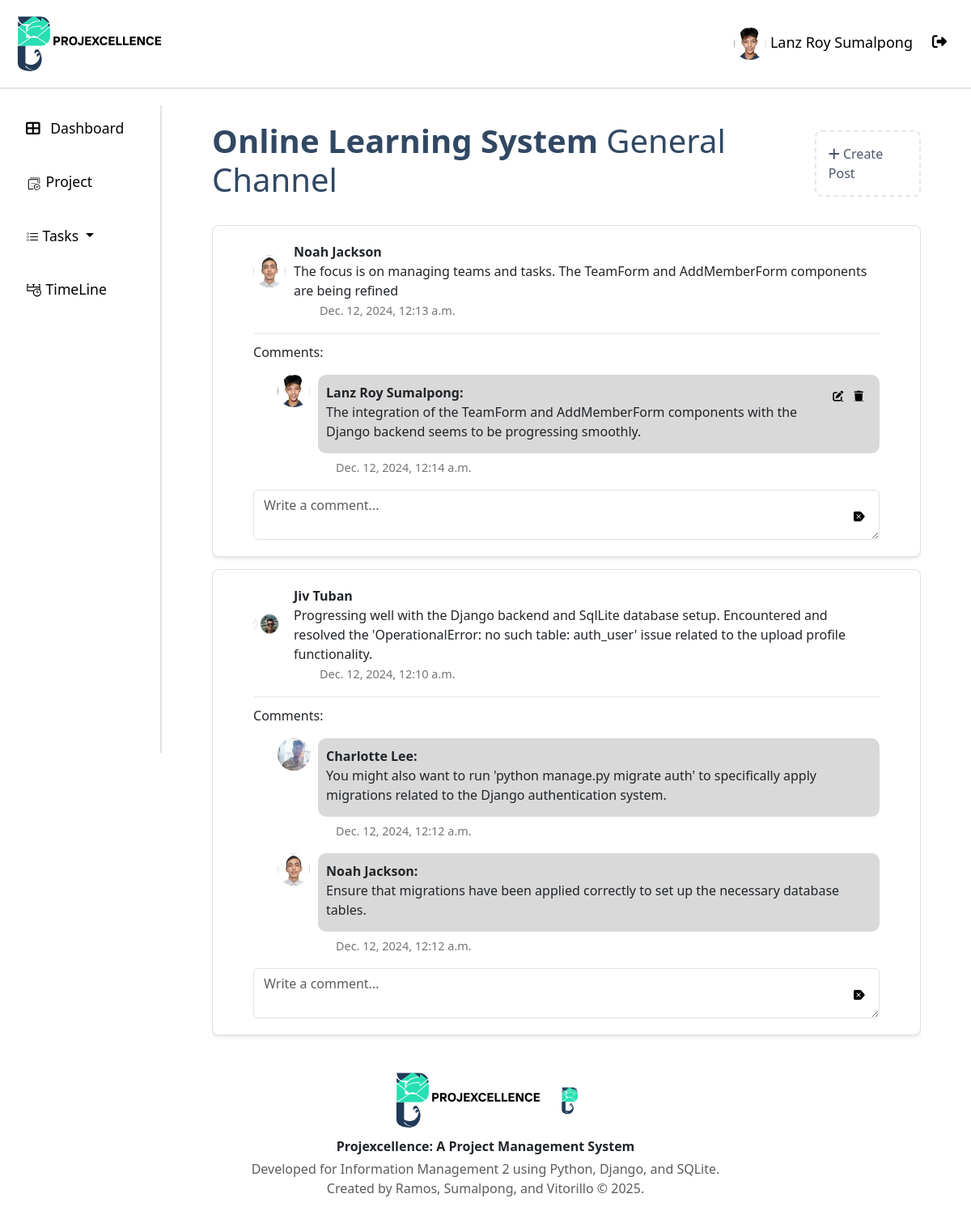
Screenshot of /blogpost/4 (signed in) with the database file from the repository.
### api/models.py (models this page shows, shortened)
class User(AbstractUser):
    username = None  # Remove the username field entirely
    email = models.EmailField(_("email address"), unique=True)
    phone_regex = RegexValidator(
        regex=r"^\+?1?\d{9,15}$",
        message="Phone number must be entered in the format: '+999999999'. Up to 15 digits allowed.",
    )
    isLogout = models.BooleanField(default=True)
    logoutTime = models.DateTimeField(default=timezone.now)
    phone_number = models.CharField(validators=[phone_regex], max_length=17, blank=True)
    profile_path = models.ImageField(null=True, blank=True,upload_to='profile/' )
    groups = models.ManyToManyField(
        "auth.Group",
        verbose_name=_("groups"),
        blank=True,
        related_name="custom_user_set",
        related_query_name="custom_user",
    )
    user_permissions = models.ManyToManyField(
        "auth.Permission",
        verbose_name=_("user permissions"),
        blank=True,
        related_name="custom_user_set",
        related_query_name="custom_user",
    )
    objects = UserManager()
    USERNAME_FIELD = "email"
    REQUIRED_FIELDS = ["first_name", "last_name", "password"]

class Project(models.Model):
    project_name = models.CharField(max_length=50)
    description = models.TextField()
    created_by = models.ForeignKey(User, on_delete=models.CASCADE)
    date_created = models.DateTimeField(auto_now_add=True)

class BlogPost(models.Model):
    posted_by = models.ForeignKey(User, on_delete=models.CASCADE)
    time_posted = models.DateTimeField(auto_now_add=True)
    project = models.ForeignKey(Project, on_delete=models.CASCADE)
    message = models.TextField()

class Comments(models.Model):
    user = models.ForeignKey(User, on_delete=models.CASCADE)
    blog = models.ForeignKey(BlogPost, on_delete=models.CASCADE)
    time_posted = models.DateTimeField(auto_now_add=True)
    project = models.ForeignKey('Project', on_delete=models.CASCADE)
    text_comment = models.TextField()

### api/Views/views.py (the view, shortened to what this page needs)
# urls.py: path("blogpost/<int:project_id>",views.blog_list,name="blog_post"),
@login_required
def blog_list(request, project_id):
    add_blog_form = AddBlogForm()
    project = get_object_or_404(Project, id=project_id)
    blogs = BlogPost.objects.filter(project = project).order_by("-time_posted")
    context = {
        "add_blog_form": AddBlogForm(),
        "project": project,
        "blogs":blogs,
    }
    return render(request, "BlogPost.html", context)

### api/forms.py
class AddBlogForm(forms.ModelForm):
    class Meta:
        model = BlogPost
        fields = ['message']

### api/templates/BlogPost.html (shortened to what this page needs)
{% extends "base.html" %}
{% load crispy_forms_tags %}
{% load custom_filters %}
{% load static %}
{% block content %}
<div class="page-container">
    <div class="d-flex justify-content-between align-items-center mb-4">
        <h1>{{project.project_name|capfirst}} <span style="font-weight: 200;">General Channel</span></h1>
        <div class="add-task" data-bs-toggle="modal" data-bs-target="#addBlogModal">
           <a> <i class="fas fa-plus mr-2"></i> Create Post</a>
        </div>
    </div>
    <div id="blogs-list">
        {% for blog in blogs %}
        <div class="blog-item " >
            <div class="blog-content">
                    <div class="creator">
                        <div class="creator-container">
                            <span class="creator-info">
                                {%if blog.posted_by.profile_path.url != null %}
                                    <img class="avatar" src="{{ blog.posted_by.profile_path.url }}" alt="avatar" width="40px" height="40px" style="border-radius: 50%; font-weight: 600;">
                                {%else%}
                                    <img class="avatar" src="{% static 'res/logoPlaceHolder.png' %}" alt="avatar-profile">
                                {%endif%}
                            </span>
                            <div class="comment-text">
                                <strong>{{ blog.posted_by.first_name|capfirst }} {{ blog.posted_by.last_name|capfirst }}</strong>
                                <div>
                                    {{ blog.message }}
                                </div>
                            </div>
                        </div>
                        <ul>
                            <span class="time-posted">{{ blog.time_posted }}</span>
                        </ul>
                    </div>
                    <hr style="border: 1px solid rgb(200, 200, 200); margin: 10px 0;">
                        <p>Comments:</p>
                        <div class="comments-section">
                            {% for comment in blog.comments_set.all %}
                                <div class="comment-container">
                                    <span>
                                        {% if comment.user.profile_path and comment.user.profile_path.url %}
                                        <img class="avatar" src="{{ comment.user.profile_path.url }}" >
                                        {% else %}
                                            <img class="avatar" src="{% static '/res/logoPlaceHolder.png' %}">
                                        {% endif %}
                                    </span>
                                    <div class="comment-text">
                                        <strong>{{ comment.user.first_name|capfirst }} {{ comment.user.last_name|capfirst }}:</strong>
                                        {% if comment.user == request.user %}
                                            <span style="float: right; margin-right: 10px;">
                                                <a class="fas fa-edit text-black"
                                                data-bs-toggle="modal"
                                                data-bs-target="#editCommentModal"
                                                data-comment-id="{{ comment.id }}"
                                                style="padding: 10px;"></a>
                                                <a class="fas fa-trash text-black"
                                                data-bs-toggle="modal"
                                                data-bs-target="#deleteCommentModal"
                                                data-comment-id="{{ comment.id }}">
                                                </a>
                                            </span>
                                        {% endif %}
                                        <div>
                                            {{ comment.text_comment }}
                                        </div>
                                    </div>
                                </div>
                                <ul>
                                    <span class="time-posted">{{ comment.time_posted }}</span>
                                </ul>
                            {% empty %}
                                <p>No comments yet. Be the first to comment!</p>
                            {% endfor %}
                        </div>
                    <div style="border: top 3px;">
                        <form method="post" action="{% url 'blog_post' project.id %}">
                            <div class="form-group" style="position: relative; width: 100%;">
                                <textarea
                                    name="text_comment"
                                    class="form-control"
                                    rows="2"
                                    placeholder="Write a comment..."
                                    required
                                    style="padding-right: 50px;"
                                ></textarea>
                                <button
                                    type="submit"
                                    class="btn btn-sm btn-primary btn-icon">
                                    <i class="bi bi-backspace-reverse-fill" style="color: rgb(0, 0, 0);"></i>
                                </button>
                        </form>
                    </div>
            </div>
        </div>
        {% endfor %}
        </div>
    </div>
{% endblock %}

### api/templates/base.html (shortened to what this page needs)
{% load static %}
<!DOCTYPE html>
<html lang="en">
  <head>
    <link
      href="https://cdn.jsdelivr.net/npm/bootstrap@5.3.0/dist/css/bootstrap.min.css"
      rel="stylesheet"
    />
    <link href="https://cdn.jsdelivr.net/npm/bootstrap-icons/font/bootstrap-icons.css" rel="stylesheet">
    <link
      href="https://cdnjs.cloudflare.com/ajax/libs/font-awesome/6.4.0/css/all.min.css"
      rel="stylesheet"
    />
    <link href="https://cdn.jsdelivr.net/npm/bootstrap@5.3.0/dist/css/bootstrap.min.css" rel="stylesheet">
  </head>
  <body>
    <header>
      <div class="header">
          <img src="{% static '/res/slogo.svg' %}" alt="logo" width="200px">
          <div class="profile" >
            <a class="nav-link {% if request.resolver_match.url_name == 'profile' %}active{% endif %}" href="{% url 'profile' %}">
              {% if request.user.profile_path.url != null  %}
                <img src="{{ request.user.profile_path.url }}" width="40px" height="40px" style="border-radius: 50%;" >
              {%endif%}
              {{ request.user.first_name|capfirst }} {{ request.user.last_name|capfirst }}
            </a>
            <a class="nav-link" href="{% url 'logout' %}" onclick="event.preventDefault(); document.getElementById('logout-form').submit();" style="margin-top: 5px;">
              <i class="fas fa-sign-out-alt me-2"></i>
            </a>
          </div>
      </div>
    </header>
    <div class="container-fluid">
      <div class="row">
        <nav
          id="sidebarMenu"
          class="col-md-3 col-lg-2 d-md-block sidebar collapse"
        >
          <ul class="nav flex-column">
            <li class="nav-item">
              <a class="nav-link {% if request.resolver_match.url_name == 'dashboard' %}active{% endif %}" href="{% url 'dashboard' %}">
                <i class="fas fa-th-large me-2"></i> Dashboard
              </a>
            </li>
            <li class="nav-item">
              <a class="nav-link {% if request.resolver_match.url_name == 'project' %}active{% endif %}" href="{% url 'project' %}">
                <img src="{% static '/res/projectIcon.svg' %}" alt="logo" width="20px">  Project
              </a>
            </li>
            <li class="nav-item dropdown">
              <a
                class="nav-link dropdown-toggle {% if request.resolver_match.url_name == 'task' or request.resolver_match.url_name == 'assign_task'%}active{% endif %}"
                href="#"
                id="taskDropdown"
                role="button"
                data-bs-toggle="dropdown"
                aria-expanded="false"
              >
                {% if request.resolver_match.url_name == 'task' %} My {% elif request.resolver_match.url_name == 'assign_task' %} Assigned{% endif %} Tasks
              </a>
            </li>
            <li class="nav-item">
              <a class="nav-link {% if request.resolver_match.url_name == 'timeline' %}active{% endif %}" href="{% url 'timeline' %}">
                <img src="{% static '/res/timelineIcon.svg' %}" alt="logo" width="20px">  TimeLine
              </a>
            </li>
          </ul>
        </nav>
        <main class="col-md-9 ms-sm-auto col-lg-10 px-md-4 main-content">
          {% block content %}{% endblock content %}
        </main>
      </div>
    </div>
  </body>
  <footer class="footer">
    <div class="footer-container text-center content-container">
      <img src="{% static '/res/slogo.svg' %}" alt="logo" width="200px">
      <img src="{% static '/res/logoPlaceHolder.png' %}" alt="logo" width="40px">
      <p class="mb-1 fw-bold">Projexcellence: A Project Management System</p>
      <p class="text-muted">
        Developed for Information Management 2 using Python, Django, and SQLite.<br>
        Created by Ramos, Sumalpong, and Vitorillo &copy; {% now "Y" %}.
      </p>
    </div>
  </footer>
</html>

### api/templates/base.html (style rules this page uses)
.header { overflow: hidden; background-color: #ffffff; padding: 20px 10px; position: fixed; top: 0; width: 100%; z-index: 1000; margin-bottom: 10px; border-bottom: 2px solid #e3e3e3; height: 110px; display: flex; justify-content: space-between; align-items: center; }
.header a { float: left; color: black; text-align: center; padding: 12px; text-decoration: none; font-size: 18px; line-height: 25px; border-radius: 4px; }
body { margin-top: 130px; background-color: #ffffff; }
.sidebar { background-color: #ffffff; color: black; height: 100vh; overflow-y: auto; position: fixed; top: 100; left: 0; z-index: 1000; border-right: 2px solid #e3e3e3; }
.sidebar .nav-link { color: black; padding: 15px 20px; font-size: 1.1rem; margin-bottom: 10px; }
.main-content { margin-left: 0; padding-top: 20px; }

### api/templates/BlogPost.html (style rules this page uses)
.page-container { display: flex; flex-direction: column; min-height: 100vh; margin-left: 4%; margin-right: 4%; }
.add-task { color: #4a5568; cursor: pointer; padding: 15px; border: 2px dashed #e2e8f0; border-radius: 8px; display: inline-block; transition: all 0.3s ease; }
.avatar { width: 40px; height: 40px; border-radius: 50%; font-weight: 600; font-weight: bold; margin-right: 10px; }
#blogs-list { flex: 1; overflow-y: auto; margin-bottom: 20px; }
.blog-content { background-color: #ffffff; border: 1px solid #e0e0e0; border-radius: 8px; padding: 20px; padding-left: 50px; padding-right: 50px; margin-bottom: 15px; transition: all 0.3s ease; box-shadow: 0 2px 4px rgba(0,0,0,0.1); }
.btn-icon { position: absolute; right: 10px; bottom: 15px; background-color: transparent; border: none; display: flex; align-items: center; justify-content: center; }
.btn-primary { --bs-btn-hover-bg:none; --bs-btn-active-bg: none; }
.comments-section { margin-left: 30px; display: block; flex-direction: column; flex-wrap: wrap; margin-bottom: 10px; }
.comment-container { display: flex; align-items: flex-start; margin-bottom: 10px; }
.comment-text { flex: 1; }
.comments-section { margin-left: 30px; }
.comments-section .time-posted { font-size: 0.9rem; font-weight: 300; color: rgb(117, 116, 116); margin-left: 40px; }
.comments-section div { margin-bottom: 5px; }
.comments-section strong { font-weight: bold; }
.comments-section span { font-size: small; color: grey; }
.comments-section .comment-text { border-radius: 10px; background-color: #D9D9D9; padding: 10px; white-space: normal; word-wrap: break-word; overflow-wrap: break-word; margin-bottom: 0; }
.time-posted { font-size: 0.9rem; font-weight: 300; color: rgb(117, 116, 116); margin-left: 50px; }
.creator-container { display: flex; align-items: center; }
.creator .time-posted { font-size: 0.9rem; font-weight: 300; color: rgb(117, 116, 116); margin-left: 50px; }
h1 { font-weight: 700; color: #314863; }

### rows the page displays
User: user.profile_path (picture), user.first_name "Lanz Roy", user.last_name "Sumalpong"
Project: project_name "Online Learning System"
BlogPost: posted_by.profile_path (picture), posted_by.first_name "Noah", posted_by.last_name "Jackson", message "The focus is on managing teams and tasks. The TeamForm and AddMemberForm components are being refined", time_posted "Dec. 12, 2024, 12:13 a.m."
Comments: user.profile_path (picture), user.first_name "Lanz Roy", user.last_name "Sumalpong", text_comment "The integration of the TeamForm and AddMemberForm components with the Django backend seems to be progressing smoothly.", time_posted "Dec. 12, 2024, 12:14 a.m."
BlogPost: posted_by.profile_path (picture), posted_by.first_name "Jiv", posted_by.last_name "Tuban", message "Progressing well with the Django backend and SqlLite database setup. Encountered and resolved the 'OperationalError: no such table: auth_user' issue related to the upload profile functionality.", time_posted "Dec. 12, 2024, 12:10 a.m."
Comments: user.profile_path (picture), user.first_name "Charlotte", user.last_name "Lee", text_comment "You might also want to run 'python manage.py migrate auth' to specifically apply migrations related to the Django authentication system.", time_posted "Dec. 12, 2024, 12:12 a.m."
Comments: user.profile_path (picture), user.first_name "Noah", user.last_name "Jackson", text_comment "Ensure that migrations have been applied correctly to set up the necessary database tables.", time_posted "Dec. 12, 2024, 12:12 a.m."
